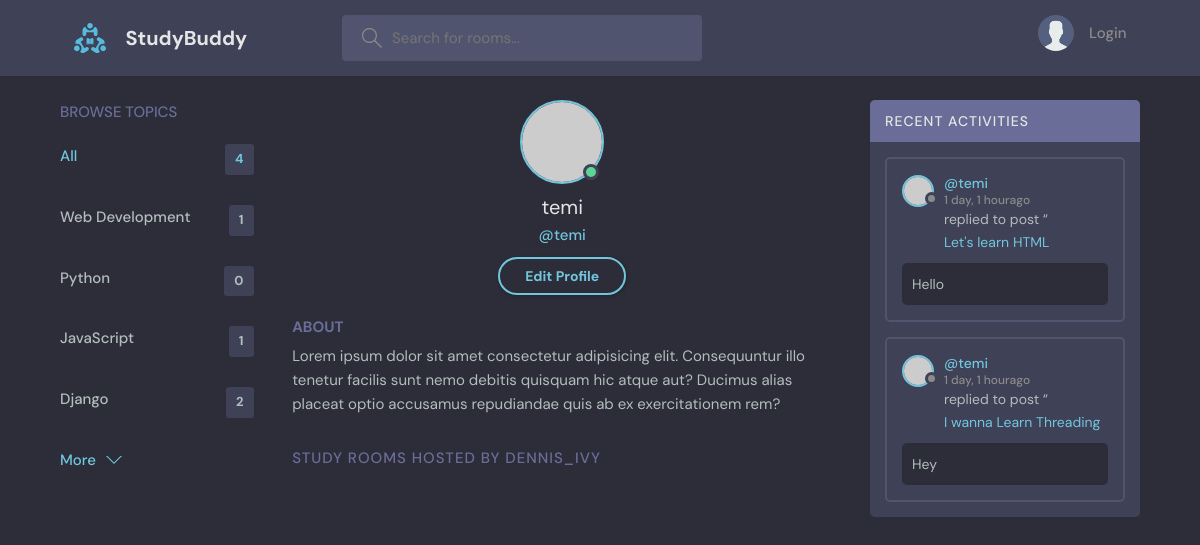
/profile/3/, run on an earlier commit of the app's database.
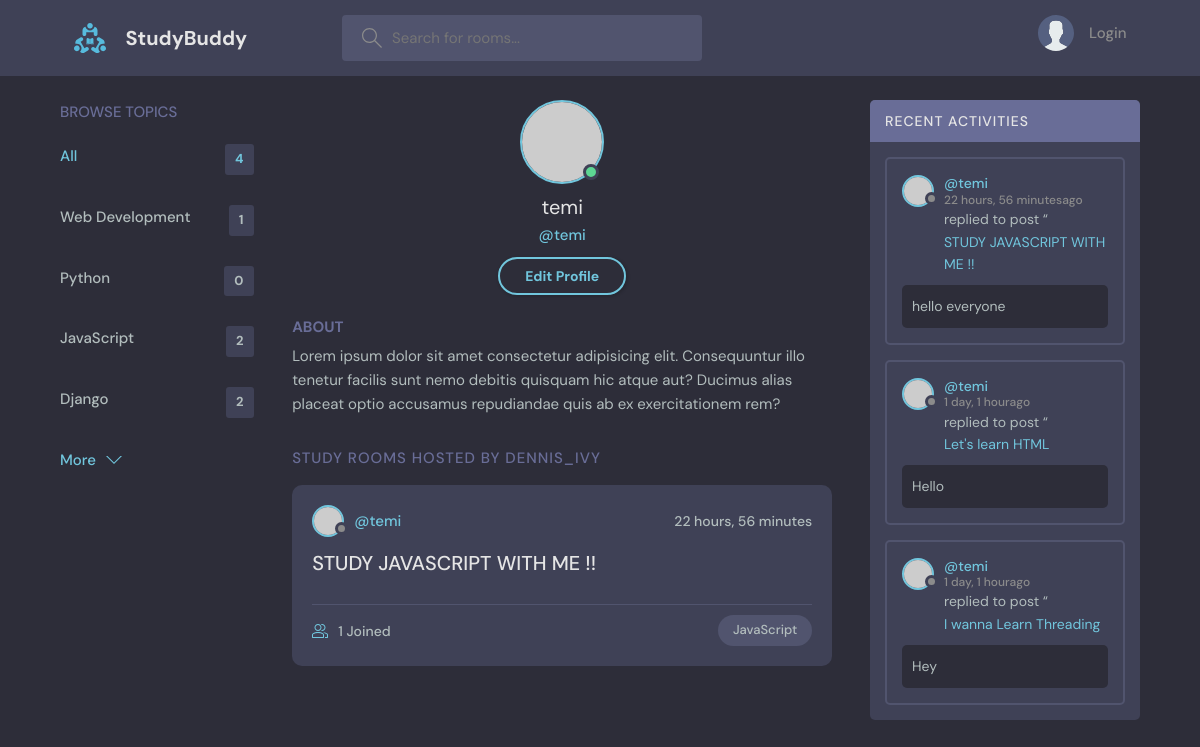
And on a later commit of the database.
### base/models.py (models this page shows, shortened)
class Topic(models.Model):
    name = models.CharField(max_length=200)

class Message(models.Model):
    user = models.ForeignKey(User, on_delete=models.CASCADE)
    room = models.ForeignKey(Room, on_delete=models.CASCADE)
    body = models.TextField()
    updated = models.DateTimeField(auto_now=True)
    created = models.DateTimeField(auto_now_add=True)
    class Meta:
        ordering = ['-updated', '-created']

class Room(models.Model):
    host = models.ForeignKey(User, on_delete=models.SET_NULL, null=True)
    topic= models.ForeignKey(Topic, on_delete=models.SET_NULL, null=True)
    name = models.CharField(max_length=200)
    description = models.TextField(null=True, blank=True)
    participants = models.ManyToManyField(User, related_name='participants', blank=True)
    updated = models.DateTimeField(auto_now=True)
    created = models.DateTimeField(auto_now_add=True)
    class Meta:
        ordering = ['-updated', '-created']
    def __str__(self):
        return str(self.name)

### base/views.py (the view)
# urls.py: path('profile/<str:pk>/', views.userProfile, name="user-profile"),
def userProfile(request, pk):
    user = User.objects.get(id=pk)
    rooms = user.room_set.all()
    room_messages = user.message_set.all()
    topics = Topic.objects.all()
    context = {'user':user, 'rooms':rooms, 'room_messages':room_messages,
               'topics':topics}
    return render(request, 'base/profile.html', context)

### base/templates/base/profile.html
{% extends 'main.html' %}
{% block content %}
  <main class="profile-page layout layout--3">
    <div class="container">
      {% include 'base/topics_component.html' %}
      <div class="roomList">
        <div class="profile">
          <div class="profile__avatar">
            <div class="avatar avatar--large active">
              <img src="https://randomuser.me/api/portraits/men/11.jpg" />
            </div>
          </div>
          <div class="profile__info">
            <h3>{{user.username}}</h3>
            <p>@{{user.username}}</p>
            <a href="edit-user.html" class="btn btn--main btn--pill">Edit Profile</a>
          </div>
          <div class="profile__about">
            <h3>About</h3>
            <p>
              Lorem ipsum dolor sit amet consectetur adipisicing elit. Consequuntur illo tenetur
              facilis sunt nemo debitis quisquam hic atque aut? Ducimus alias placeat optio
              accusamus repudiandae quis ab ex exercitationem rem?
            </p>
          </div>
        </div>
        <div class="roomList__header">
          <div>
            <h2>Study Rooms Hosted by dennis_ivy</a>
            </h2>
          </div>
        </div>
        {% include 'base/feed_component.html' %}
      </div>
      {% include 'base/activity_component.html' %}
    </div>
  </main>
{% endblock %}

### base/templates/base/topics_component.html
<div class="topics">
    <div class="topics__header">
      <h2>Browse Topics</h2>
    </div>
    <ul class="topics__list">
      <li>
        <a href="{% url 'home' %}" class="active">All <span>{{topics.count}}</span></a>
      </li>
      {% for topic in topics  %}
      <li>
        <a href="{% url 'home' %}?q={{topic.name}}">{{topic.name}}<span>{{topic.room_set.all.count}}</span></a>
      </li>
      {% endfor %}
    </ul>
    <a class="btn btn--link" href="topics.html">
      More
      <svg version="1.1" xmlns="http://www.w3.org/2000/svg" width="32" height="32" viewBox="0 0 32 32">
        <title>chevron-down</title>
        <path d="M16 21l-13-13h-3l16 16 16-16h-3l-13 13z"></path>
      </svg>
    </a>
  </div>

### base/templates/base/feed_component.html (shortened to what this page needs)
{% for room in rooms%}
<div class="roomListRoom">
    <div class="roomListRoom__header">
      <a href="{% url 'user-profile' room.host.id %}" class="roomListRoom__author">
        <div class="avatar avatar--small">
          <img src="https://randomuser.me/api/portraits/women/11.jpg" />
        </div>
        <span>@{{room.host.username}}</span>
      </a>
      <div class="roomListRoom__actions">
        <span>{{room.created|timesince}}</span>
      </div>
    </div>
    <div class="roomListRoom__content">
      <a href="{% url 'room' room.id %}">{{room.name}}</a>
    </div>
    <div class="roomListRoom__meta">
      <a href="{% url 'room' room.id %}" class="roomListRoom__joined">
        {{room.participants.all.count}} Joined
      </a>
      <p class="roomListRoom__topic">{{room.topic.name}}</p>
    </div>
  </div>
{% endfor %}

### base/templates/base/activity_component.html (shortened to what this page needs)
<div class="activities">
    <div class="activities__header">
      <h2>Recent Activities</h2>
    </div>
    {% for message in room_messages %}
    <div class="activities__box">
      <div class="activities__boxHeader roomListRoom__header">
        <a href="{% url 'user-profile' message.user.id %}" class="roomListRoom__author">
          <div class="avatar avatar--small">
            <img src="https://randomuser.me/api/portraits/women/11.jpg" />
          </div>
          <p>
            @{{message.user}}
            <span>{{message.created|timesince}}ago</span>
          </p>
        </a>
      </div>
      <div class="activities__boxContent">
        <p>replied to post “<a href="{% url 'room' message.room.id %}">{{message.room}}</a></p>
        <div class="activities__boxRoomContent">
          {{message.body}}
        </div>
      </div>
    </div>
    {% endfor %}
  </div>

What changed in the data, as far as the page shows it:
computed for Topic "JavaScript": room_set.all.count "1" → "2"
added Room: host.username "temi", created "22 hours, 56 minutes", name "STUDY JAVASCRIPT WITH ME !!", participants.all.count "1", topic.name "JavaScript"
added Message: user "temi", created "22 hours, 56 minutes", room "STUDY JAVASCRIPT WITH ME !!", body "hello everyone"
